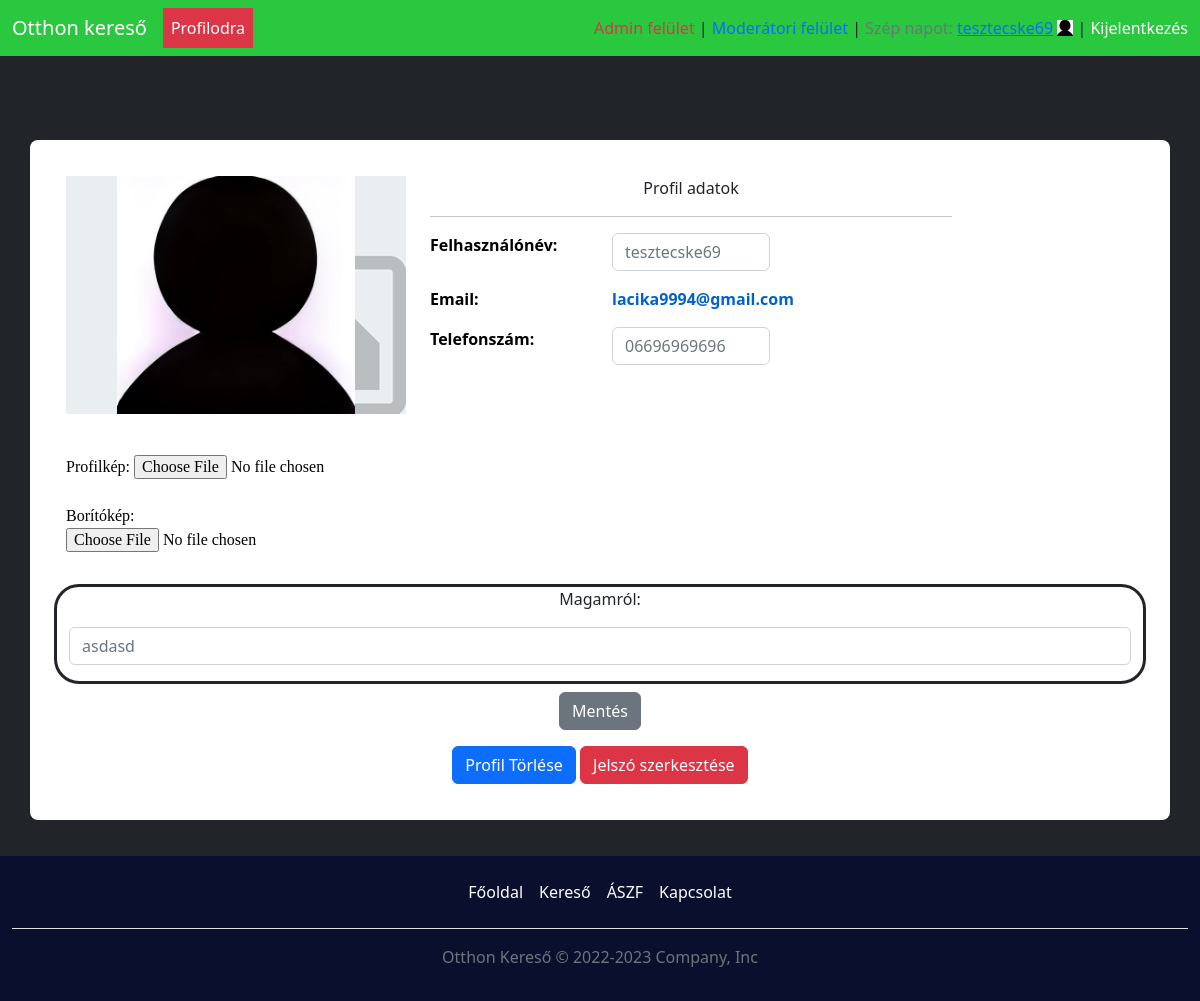
/profil_szerkesztes.php (signed in), run on the app's committed database.
### tables this page shows
CREATE TABLE `users` (
  `userID` varchar(25) NOT NULL,
  `Name` varchar(50) NOT NULL,
  `Email` varchar(255) NOT NULL,
  `Password` varchar(255) NOT NULL,
  `ActivationCode` varchar(255) NOT NULL,
  `Activated` varchar(6) NOT NULL,
  `Description` varchar(255) NOT NULL DEFAULT 'Még nem írtam magamról! Amennyiben szimpatikusak az állatok amiket feltöltöttem és befogadnád őket kérlek írj nekem egy emailt!',
  `PhoneNumber` varchar(12) NOT NULL,
  `ProfilePicture` varchar(255) NOT NULL DEFAULT 'img/profile_pics/default.png',
  `Thumbnail` varchar(255) NOT NULL DEFAULT 'img/thumbnail_pics/default.png',
  `CreatedAt` timestamp NOT NULL DEFAULT CURRENT_TIMESTAMP,
  `UpdatedAt` timestamp NOT NULL DEFAULT CURRENT_TIMESTAMP ON UPDATE CURRENT_TIMESTAMP
);

### DB.php (called while the page is built, shortened)
<?php
class DB{
  static function GET($sql, $arr){
    $db = new mysqli(DBHOST, DBUSER, DBPASS, DBNAME);
    $stmt = $db->prepare($sql);
    if(count($arr) != 0){
      $types = [];
      foreach($arr as $item){
        $types[] = substr(gettype($item),0,1);
      }
      $types = implode('', $types);
      $stmt->bind_param($types, ...$arr);
    }
    $stmt->execute();
    return $stmt->get_result();
  }
}
?>

### profil_szerkesztes.php (the view, shortened to what this page needs)
<?php
  include("functions.php");
  $user_data = check_login();
  $is_admin = is_admin();
  $is_moderator = is_moderator();
  $logged_in = isset($_SESSION['logged_in']) && $_SESSION['logged_in'];
  $html = '';
  $user_id = $_SESSION['userID'];
  $result = DB::GET(
    "SELECT Email, Name, Description, PhoneNumber, ProfilePicture, Thumbnail FROM users WHERE userID = ?",
    array($user_id));
  if(mysqli_num_rows($result) == 1){
    $row = mysqli_fetch_assoc($result);
    $arrName = array('username','phonenumber','description',"profile_pic",'thumbnail_pic');
    $arrPlace = array("Name","PhoneNumber","Description","ProfilePicture","Thumbnail");
    $arrItems = [];
    $arrValues = [];
    if(isset($_POST['submit']))
    {
      for ($i=0; $i < count($arrName); $i++) {
        dump($arrName[$i]);
        if(!empty($_POST[$arrName[$i]])){
          if(strcmp($arrItems[$i], "Password")==0){
            $arrItems[] = $arrPlace[$i];
            $arrValues[] = password_hash($_POST[$arrName[$i]],PASSWORD_DEFAULT);
          }
          else{
            $arrItems[] = $arrPlace[$i];
            $arrValues[] = $_POST[$arrName[$i]];
          }
        }
        elseif (strcmp($arrName[$i], "profile_pic")==0 || strcmp($arrName[$i], "thumbnail_pic")==0) {
          if(!strcmp($_FILES[$arrName[$i]]['name'], "")==0 && $_FILES[$arrName[$i]]['error'] == UPLOAD_ERR_OK){
            $arrItems[] = $arrPlace[$i];
            $arrValues[] = imgUpload($arrName[$i]);
          }
        }
      }
      if(!empty($arrItems)&&!empty($arrValues)){
        DB::UPDATE(
          "users",
          $arrItems,
          "userID",
          $arrValues,
          $user_id
        );
      }
      header("Location: profile.php");
    }
    else {
      $html .= '
            <div class="row">
                <div class="col-md-4">
                    <div class="profile-img" style="background-image: url('.$row['Thumbnail'].');">
                        <img src="'.$row['ProfilePicture'].'" alt="'.$row['Name'].'" />
                    </div>
                    <div class="col-md-2" style="all: initial;">
                        <br>
                        Profilkép: <input type="file" name="profile_pic"><br><br>
                        Borítókép: <input type="file" name="thumbnail_pic"><br><br>
                    </div>
                </div>
                <div class="col-md-6">
                    <p class="text-center">Profil adatok</p>
                    <hr>
                    <div class="row">
                        <div class="col-md-8">
                            <div class="tab-content profile-tab" id="myTabContent">
                                <div class="tab-pane fade show active" id="home" role="tabpanel"
                                    aria-labelledby="home-tab" style="color:black;background-color:white;">
                                    <div class="row">
                                        <div class="col-md-6">
                                            <label>Felhasználónév:</label>
                                        </div>
                                        <div class="col-md-6">
                                            <p><input type="text" class="form-control" name="username" placeholder="'.$row['Name'].'"></p>
                                        </div>
                                    </div>
                                    <div class="row">
                                        <div class="col-md-6">
                                            <label>Email:</label>
                                        </div>
                                        <div class="col-md-6">
                                            <p>'.$row['Email'].'</p>
                                        </div>
                                    </div>
                                    <div class="row">
                                        <div class="col-md-6">
                                            <label>Telefonszám:</label>
                                        </div>
                                        <div class="col-md-6">
                                        <p><input type="text" class="form-control" name="phonenumber" placeholder="'.$row['PhoneNumber'].'"></p>
                                        </div>
                                    </div>
                                </div>
                            </div>
                        </div>
                    </div>
                </div>
                <div class="leiras mt-2">
                    <p class="text-center">Magamról:</p>
                    <p class="text-center"><input type="text" class="form-control" name="description" placeholder="'.$row['Description'].'"></p>
                </div>
                <div class="text-center mt-2">
                    <button class="btn btn-secondary" type="submit" name="submit">Mentés</button>
                </div>
                <div class="text-center mt-3">
                    <a class="btn btn-primary" href="profil_torles.php">Profil Törlése</a>
                    <a class="btn btn-danger" href="password_edit.php">Jelszó szerkesztése</a>
                </div>
            </div>
    ';
    }
  }
?>
<!DOCTYPE html>
<html lang="hu">
<head>
    <link href="css/bootstrap.min.css" rel="stylesheet">
    <link rel="stylesheet" href="css/bootstrap.min.css">
    <link rel="stylesheet" href="css/def.css">
    <link rel="stylesheet" href="css/styles.css">
    <link rel="stylesheet" href="css/profile.css">
</head>
<body>
<nav class="navbar navbar-expand-lg navbar-dark bg-green" aria-label="Third navbar example">
    <div class="container-fluid">
      <a class="navbar-brand" href="index.php">Otthon kereső</a>
      <div class="collapse navbar-collapse" id="navbarsExample03">
        <ul class="navbar-nav me-auto mb-2 mb-sm-0">
          <li class="nav-item">
            <a class="nav-link text-white bg-danger" aria-current="page" href="profile.php">Profilodra</a>
          </li>
        </ul>
        <?php if ($is_admin): ?>
        <a class="nav-link text-danger" href="admin.php">Admin felület</a>&nbsp;|&nbsp;
        <?php endif; ?>
        <?php if ($is_moderator || $is_admin): ?>
        <a class="nav-link text-primary" href="moderation.php">Moderátori felület</a>&nbsp;|&nbsp;
        <?php endif; ?>
        <?php if ($logged_in): ?>
          <?php greet_user();?><a class="nav-item" href="profile.php"><?php echo $user_data['Name'];?></a>&nbsp;<img width="16" height="16" src="<?php echo $user_data['ProfilePicture'] ?>" focusable="false"></img>&nbsp;|&nbsp;
        <a class="nav-link text-white" href="logout.php">Kijelentkezés</a>
        <?php endif; ?>
      </div>
    </div>
  </nav>
    <form method="post" enctype="multipart/form-data">
        <div class="bg">
            <div>
                <br>
                <br>
            </div>
            <div class="container emp-profile">
                <?php echo $html ?>
            </div>
        </div>
   </form>
    <footer class="container-fluid py-3 bg-blue">
      <ul class="nav justify-content-center border-bottom pb-3 mb-3">
        <li class="nav-item"><a href="index.php" class="nav-link px-2 text-white">Főoldal</a></li>
        <li class="nav-item"><a href="search.php" class="nav-link px-2 text-white">Kereső</a></li>
        <li class="nav-item"><a href="aszf.php" class="nav-link px-2 text-white">ÁSZF</a></li>
        <li class="nav-item"><a href="contact.php" class="nav-link px-2 text-white">Kapcsolat</a></li>
      </ul>
      <p class="text-center text-muted">Otthon Kereső © 2022-2023 Company, Inc</p>
    </footer>
</body>
</html>

### css/def.css (style rules this page uses)
body { background-color: rgb(33, 37, 41); }

### css/styles.css (style rules this page uses)
:root { --zold: #29C83E; --kek: #0A0F2E; }
* { margin: 0px; padding: 0px; }
.navbar { margin-bottom: 0px; }
.bg-green { background-color: var(--zold); }
.bg-blue { background-color: var(--kek); }
.active { background-color: blue; color: white; }

### css/profile.css (style rules this page uses)
.emp-profile { padding: 3%; margin-top: 3%; margin-bottom: 3%; border-radius: 0.5rem; background: #fff; }
.profile-img { text-align: center; }
.profile-img img { width: 70%; height: 100%; }
.profile-tab label { font-weight: 600; }
.profile-tab p { font-weight: 600; color: #0062cc; }
.leiras { border-style: solid; border-radius: 25px; }

### data on the page
users: Name "tesztecske69", ProfilePicture (placeholder picture), Thumbnail (placeholder picture), username "tesztecske69", Email "lacika9994@gmail.com", phonenumber "06696969696", description "asdasd"
